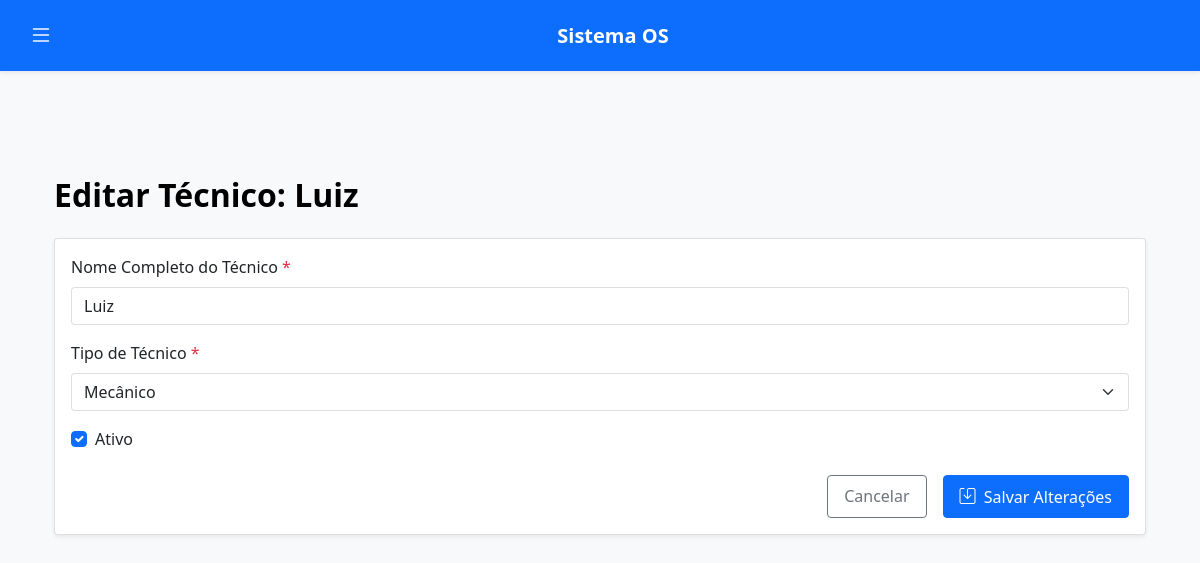
The page /admin/tecnicos/editar/2 (signed in) on the database its author committed.
### tables this page shows
CREATE TABLE tecnicos (
            id INTEGER PRIMARY KEY AUTOINCREMENT,
            nome TEXT NOT NULL UNIQUE,
            tipo_tecnico TEXT NOT NULL CHECK(tipo_tecnico IN ('eletricista', 'mecanico')),
            ativo BOOLEAN DEFAULT 1,
            data_criacao TEXT DEFAULT CURRENT_TIMESTAMP
        );

### app.py (the view, shortened to what this page needs)
@app.route('/admin/tecnicos/editar/<int:id_tecnico>', methods=['GET', 'POST'])
def editar_tecnico(id_tecnico):
    if session.get('tipo') not in ['admin', 'master-admin']:
        flash('Acesso não autorizado.', 'danger')
        return redirect(url_for('login'))
    conn = get_db()
    cursor = conn.cursor()
    cursor.execute("SELECT * FROM tecnicos WHERE id = ?", (id_tecnico,))
    tecnico_data = cursor.fetchone()
    if not tecnico_data:
        flash('Técnico não encontrado.', 'danger')
        return redirect(url_for('listar_tecnicos'))
    return render_template('administrador/form_tecnico.html',
                           tecnico=tecnico_data,
                           titulo=f"Editar Técnico: {tecnico_data['nome']}",
                           acao="Editar")

### app.py (called while the page is built)
def get_db():
    if 'db' not in g:
        g.db = sqlite3.connect('db/os.db')
        g.db.row_factory = sqlite3.Row
        g.db.execute("PRAGMA journal_mode=WAL")
        g.db.execute("PRAGMA busy_timeout=5000")
    return g.db

### templates/administrador/form_tecnico.html (shortened to what this page needs)
{% extends "base.html" %}
{% block content %}
<div class="container mt-4">
    <h2 class="my-4">{{ titulo }}</h2>
    <div class="card">
        <div class="card-body">
            <form method="POST"
                  action="{{ url_for('adicionar_tecnico') if acao == 'Adicionar' else url_for('editar_tecnico', id_tecnico=tecnico.id) }}">
                <div class="mb-3">
                    <label for="nome" class="form-label">Nome Completo do Técnico <span class="text-danger">*</span></label>
                    <input type="text" class="form-control" id="nome" name="nome"
                           value="{{ tecnico.nome if tecnico else '' }}" required>
                </div>
                <div class="mb-3">
                    <label for="tipo_tecnico" class="form-label">Tipo de Técnico <span class="text-danger">*</span></label>
                    <select class="form-select" id="tipo_tecnico" name="tipo_tecnico" required>
                        <option value="mecanico" {% if tecnico and tecnico.tipo_tecnico == 'mecanico' %}selected{% endif %}>
                            Mecânico
                        </option>
                    </select>
                </div>
                {% if acao == 'Editar' %}
                <div class="mb-3 form-check">
                    <input type="checkbox" class="form-check-input" id="ativo" name="ativo" value="1"
                           {% if tecnico and tecnico.ativo %}checked{% endif %}>
                    <label class="form-check-label" for="ativo">Ativo</label>
                </div>
                {% endif %}
                <div class="d-grid gap-2 d-md-flex justify-content-md-end mt-4">
                    <a href="{{ url_for('listar_tecnicos') }}" class="btn btn-outline-secondary me-md-2">Cancelar</a>
                    <button type="submit" class="btn btn-primary">
                        <i class="bi bi-save me-1"></i> Salvar {{ 'Técnico' if acao == 'Adicionar' else 'Alterações' }}
                    </button>
                </div>
            </form>
        </div>
    </div>
</div>
{% endblock %}

### static/style.css (style rules this page uses)
:root { --bs-body-bg-light: #f8f9fa; --bs-body-color-light: #212529; --bs-emphasis-color-light: #000; --card-bg-light: #ffffff; --card-border-color-light: rgba(0, 0, 0, 0.125); --card-header-bg-light: #f8f9fa; --card-header-color-light: #212529; --navbar-bg-light: #0d6efd; --navbar-color-light: rgba(255, 255, 255, 0.75); --navbar-brand-color-light: #ffffff; --navbar-hover-color-light: #ffffff; --offcanvas-bg-light: #f8f9fa; --offcanvas-color-light: #212529; --offcanvas-link-hover-bg-light: #e9ecef; --offcanvas-link-hover-color-light: #0d6efd; --table-header-bg-light: #f8f9fa; --table-header-color-light: #212529; --form-control-focus-border-light: #86b7fe; --form-control-focus-shadow-light: rgba(13, 110, 253, 0.25); --link-color-light: #0d6efd; --link-hover-color-light: #0a58ca; }
body { background-color: var(--bs-body-bg-light); color: var(--bs-body-color-light); padding-top: 56px; }
.card { box-shadow: 0 0.125rem 0.25rem rgba(0, 0, 0, 0.075); margin-bottom: 1.5rem; border: 1px solid var(--card-border-color-light); background-color: var(--card-bg-light); }
.form-control, .form-select { background-color: var(--card-bg-light); color: var(--bs-body-color-light); border: 1px solid var(--card-border-color-light); }
.btn { font-weight: 500; padding: 0.5rem 1rem; }
.btn i, .btn .bi { margin-right: 0.5rem; vertical-align: text-bottom; }
a { color: var(--link-color-light); text-decoration: none; }
h1, h2, h3, h4, h5, h6 { color: var(--bs-emphasis-color-light); font-weight: 600; }
.container { padding-top: 1.5rem; padding-bottom: 2rem; }

### templates/base.html (style rules this page uses)
body { padding-top: 56px; }

### rows shown on the page
tecnicos: nome "Luiz", tipo_tecnico "Mecânico", ativo "☑"

### other values the page prints
{{ titulo }} "Editar Técnico: Luiz"
{{ 'Técnico' if acao == 'Adicionar' else 'Alterações' }} "Alterações"
